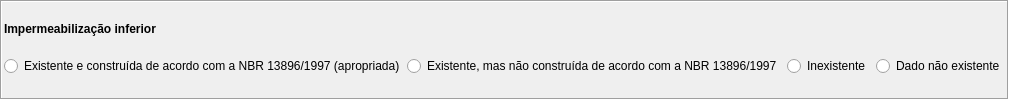
        <widget class="QFrame" name="frame_16">
         <property name="sizePolicy">
          <sizepolicy hsizetype="Preferred" vsizetype="Fixed">
           <horstretch>0</horstretch>
           <verstretch>0</verstretch>
          </sizepolicy>
         </property>
         <property name="frameShape">
          <enum>QFrame::Box</enum>
         </property>
         <property name="frameShadow">
          <enum>QFrame::Sunken</enum>
         </property>
         <layout class="QHBoxLayout" name="horizontalLayout_40" stretch="0">
          <property name="spacing">
           <number>2</number>
          </property>
          <property name="leftMargin">
           <number>2</number>
          </property>
          <property name="topMargin">
           <number>2</number>
          </property>
          <property name="rightMargin">
           <number>2</number>
          </property>
          <property name="bottomMargin">
           <number>2</number>
          </property>
          <item>
           <layout class="QVBoxLayout" name="verticalLayout_47">
            <property name="spacing">
             <number>2</number>
            </property>
            <item>
             <widget class="QLabel" name="lbImpermeabilizacaoInferior">
              <property name="sizePolicy">
               <sizepolicy hsizetype="Preferred" vsizetype="Fixed">
                <horstretch>0</horstretch>
                <verstretch>0</verstretch>
               </sizepolicy>
              </property>
              <property name="text">
               <string>&lt;html&gt;&lt;head/&gt;&lt;body&gt;&lt;p&gt;&lt;span style=&quot; font-weight:600;&quot;&gt;Impermeabilização inferior&lt;/span&gt;&lt;/p&gt;&lt;/body&gt;&lt;/html&gt;</string>
              </property>
             </widget>
            </item>
            <item>
             <layout class="QGridLayout" name="gridLayout_44">
              <property name="verticalSpacing">
               <number>2</number>
              </property>
              <item row="0" column="0">
               <widget class="QRadioButton" name="rbImpermeabilizacaoInferior_0">
                <property name="sizePolicy">
                 <sizepolicy hsizetype="Preferred" vsizetype="Fixed">
                  <horstretch>0</horstretch>
                  <verstretch>0</verstretch>
                 </sizepolicy>
                </property>
                <property name="text">
                 <string>Existente e construída de acordo com a NBR 13896/1997 (apropriada)</string>
                </property>
               </widget>
              </item>
              <item row="0" column="2">
               <widget class="QRadioButton" name="rbImpermeabilizacaoInferior_2">
                <property name="sizePolicy">
                 <sizepolicy hsizetype="Preferred" vsizetype="Fixed">
                  <horstretch>0</horstretch>
                  <verstretch>0</verstretch>
                 </sizepolicy>
                </property>
                <property name="text">
                 <string>Inexistente </string>
                </property>
               </widget>
              </item>
              <item row="0" column="1">
               <widget class="QRadioButton" name="rbImpermeabilizacaoInferior_1">
                <property name="sizePolicy">
                 <sizepolicy hsizetype="Preferred" vsizetype="Fixed">
                  <horstretch>0</horstretch>
                  <verstretch>0</verstretch>
                 </sizepolicy>
                </property>
                <property name="text">
                 <string>Existente, mas não construída de acordo com a NBR 13896/1997 </string>
                </property>
               </widget>
              </item>
              <item row="0" column="3">
               <widget class="QRadioButton" name="rbImpermeabilizacaoInferior_3">
                <property name="sizePolicy">
                 <sizepolicy hsizetype="Preferred" vsizetype="Fixed">
                  <horstretch>0</horstretch>
                  <verstretch>0</verstretch>
                 </sizepolicy>
                </property>
                <property name="text">
                 <string>Dado não existente</string>
                </property>
               </widget>
              </item>
             </layout>
            </item>
           </layout>
          </item>
         </layout>
        </widget>
